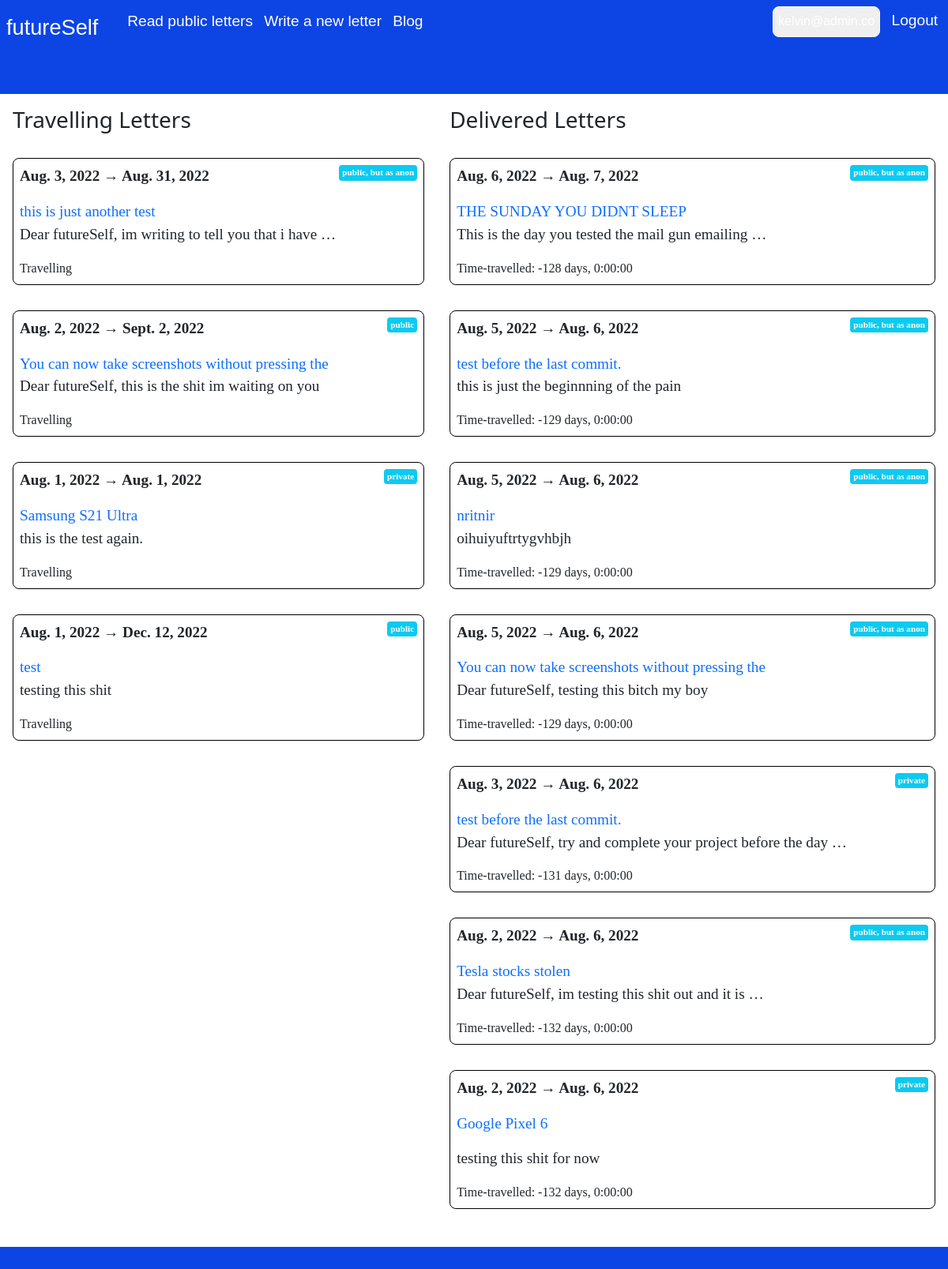
Screenshot of /my-letters/ (signed in) with the database file from the repository.
### letter/models.py (models this page shows, shortened)
class Letter(models.Model):
    class AudienceChoices(models.TextChoices):
        PUBLIC = 'public, but as anon'
        PRIVATE = 'private'
    id = models.UUIDField(unique=True, primary_key=True, default=uuid.uuid4)
    user = models.ForeignKey(User, on_delete=models.CASCADE)
    title = models.CharField(max_length=50)
    message = models.TextField()
    date = models.DateField()
    date_posted = models.DateTimeField(auto_now_add=True)
    email_address = models.EmailField()
    audience = models.CharField(max_length=20, choices=AudienceChoices.choices)
    delivered = models.BooleanField(default=False)
    class Meta:
        ordering = ('-date_posted',)
    def __str__(self):
        return f'{self.title}'
    def get_absolute_url(self):
        return reverse('letter:letter_detail', kwargs={'pk': self.id})
    def get_time_travelled(self):
        now = datetime.today().date()
        return self.date_posted.date() - now

### letter/views.py (the view)
# urls.py: path('my-letters/', LettersListView.as_view(), name='my_letters'),
class LettersListView(LoginRequiredMixin, generic.ListView):
    template_name = 'my_letters.html'
    def get_queryset(self):
        queryset = Letter.objects.filter(user=self.request.user, delivered=False)
        return queryset
    def get_context_data(self, **kwargs):
        context = super().get_context_data(**kwargs)
        context['delivered_letters'] = Letter.objects.filter(delivered=True)
        return context

### letter/templates/my_letters.html
{% extends 'base.html' %}
{% block content %}
<div class="letters-page">
    <div class="letter-list">
        <h3>Travelling Letters</h3>
        {% for letters in object_list %}
            <div class="letters">
                <p>
                    <b> {{ letters.date_posted.date }} &rightarrow; {{ letters.date }}</b> <span class="audience badge bg-info p-1">{{ letters.audience }}</span>
                </p>
                <p>
                    <a href="{{ letters.get_absolute_url }}"> {{ letters }} </a><br>
                    {{ letters.message|truncatewords:10|safe }}
                </p>
                Travelling
            </div>
        {% empty %}
            <h1> You have no future letters yet. </h1>
        {% endfor %}
    </div>
    <div class="delivered-letters">
        <h3>Delivered Letters</h3>
        {% for letters in delivered_letters %}
            <div class="dlvd-letter">
                <p>
                    <b> {{ letters.date_posted.date }} &rightarrow; {{ letters.date }}</b> <span class="audience badge bg-info p-1">{{ letters.audience }}</span>
                </p>
                <p>
                    <a href="{{ letters.get_absolute_url }}">{{ letters }}</a><br>
                    {{ letters.message|truncatewords:10|safe }}
                </p>
                <span>Time-travelled: {{ letters.get_time_travelled }}</span>
            </div>
        {% empty %}
            <h4>No letters delivered yet. But when they arrive from the past, they will be available here.</h4>
        {% endfor %}
    </div>
</div>
{% endblock %}

### static/letter/css/base.css (style rules this page uses)
body { margin: 0; padding: 0; background-color: var(--my-blue); }
:root { --med-font-size: 1.3rem; --my-blue: #0d45e4; --page-pad: 2rem 3rem; }
a, p { text-decoration: none; }
.letter-list { padding: 1rem; flex-grow: 1; }
.letters, .p-letters, .dlvd-letter { font-family:Georgia, 'Times New Roman', Times, serif; padding: .5rem; border: 1px solid black; border-radius: .5rem; margin: 2rem 0; }
.letters-page a , .letters-page p { font-size: 1.2rem; }
.letters-page { background-color:white; display: flex; justify-content: space-evenly; }
.delivered-letters { padding: 1rem ; flex-grow: 1; }
.dlvd-letter { flex-grow: 1; }
.dlvd-letter .audience, .letter-list .audience { float: right; font-family: serif; font-size: .7rem; }

### rows the page displays
Letter: date_posted "Aug. 3, 2022", date "Aug. 31, 2022", audience "public, but as anon", title "this is just another test", message "Dear futureSelf, im writing to tell you that i have …"
Letter: date_posted "Aug. 2, 2022", date "Sept. 2, 2022", audience "public", title "You can now take screenshots without pressing the", message "Dear futureSelf, this is the shit im waiting on you"
Letter: date_posted "Aug. 1, 2022", date "Aug. 1, 2022", audience "private", title "Samsung S21 Ultra", message "this is the test again."
Letter: date_posted "Aug. 1, 2022", date "Dec. 12, 2022", audience "public", title "test", message "testing this shit"
Letter: date_posted "Aug. 6, 2022", date "Aug. 7, 2022", audience "public, but as anon", title "THE SUNDAY YOU DIDNT SLEEP", message "This is the day you tested the mail gun emailing …", get_time_travelled "-128 days, 0:00:00"
Letter: date_posted "Aug. 5, 2022", date "Aug. 6, 2022", audience "public, but as anon", title "test before the last commit.", message "this is just the beginnning of the pain", get_time_travelled "-129 days, 0:00:00"
Letter: date_posted "Aug. 5, 2022", date "Aug. 6, 2022", audience "public, but as anon", title "nritnir", message "oihuiyuftrtygvhbjh", get_time_travelled "-129 days, 0:00:00"
Letter: date_posted "Aug. 5, 2022", date "Aug. 6, 2022", audience "public, but as anon", title "You can now take screenshots without pressing the", message "Dear futureSelf, testing this bitch my boy", get_time_travelled "-129 days, 0:00:00"
Letter: date_posted "Aug. 3, 2022", date "Aug. 6, 2022", audience "private", title "test before the last commit.", message "Dear futureSelf, try and complete your project before the day …", get_time_travelled "-131 days, 0:00:00"
Letter: date_posted "Aug. 2, 2022", date "Aug. 6, 2022", audience "public, but as anon", title "Tesla stocks stolen", message "Dear futureSelf, im testing this shit out and it is …", get_time_travelled "-132 days, 0:00:00"
Letter: date_posted "Aug. 2, 2022", date "Aug. 6, 2022", audience "private", title "Google Pixel 6", message "testing this shit for now", get_time_travelled "-132 days, 0:00:00"
